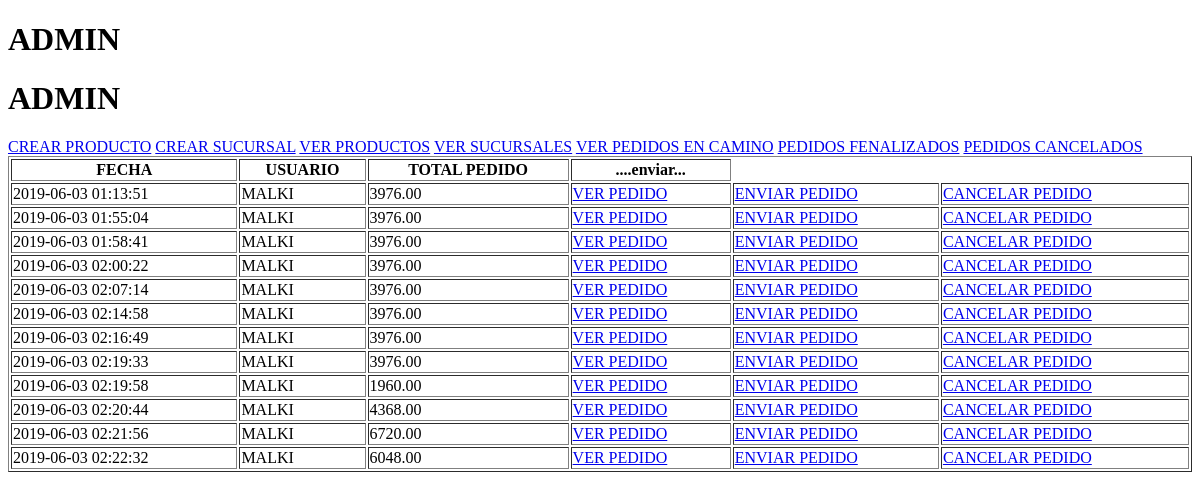
Before: /admin/vista/index.php with the older database file.
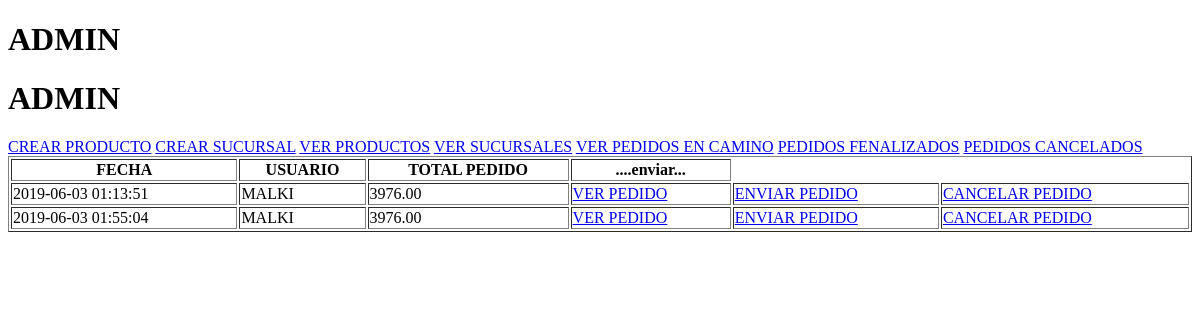
After: the same page with the newer database file.
### tables this page shows
CREATE TABLE `facturacab` (
  `fcab_id` int(11) NOT NULL,
  `cod_id` int(11) NOT NULL,
  `fcab_fecha` timestamp NOT NULL DEFAULT CURRENT_TIMESTAMP,
  `fcab_subtotal` double(11,2) NOT NULL,
  `fcab_iva` double(11,2) NOT NULL,
  `fcab_total` double(11,2) NOT NULL,
  `suc_id` int(11) NOT NULL,
  `fac_estado` varchar(500) NOT NULL
);

CREATE TABLE `usuarios` (
  `usu_id` int(11) NOT NULL,
  `usu_nombre` varchar(500) NOT NULL,
  `usu_apellido` varchar(500) NOT NULL,
  `usu_mail` varchar(100) NOT NULL,
  `usu_constrasena` varchar(100) NOT NULL,
  `usu_direccion` varchar(2500) NOT NULL,
  `usu_rol` varchar(7) NOT NULL,
  `usu_foto` varchar(200) NOT NULL
);

### admin/vista/index.php (the view, shortened to what this page needs)
<!DOCTYPE html>
<html>
<head>
</head>
<body>
	<h1>ADMIN</h1>
	<h1>ADMIN</h1>
	<a href="crear_producto.html">CREAR PRODUCTO</a>
	<a href="crear_sucursal.html">CREAR SUCURSAL</a>
	<a href="listar_productos.php">VER PRODUCTOS</a>
	<a href="listar_sucursal.php">VER SUCURSALES</a>
	<a href="listar_facturas.php">VER PEDIDOS EN CAMINO</a>
	<a href="listar_pedidos.php">PEDIDOS FENALIZADOS</a>
	<a href="listar_cancelados.php">PEDIDOS CANCELADOS</a>
</body>
<table style="width:100%" border>
	<tr>
		<th>FECHA</th>
		<th>USUARIO</th>
		<th>TOTAL PEDIDO</th>
		<th>....enviar...</th>
	</tr>
	<?php
	include '../../config/conexionDB.php';
	$sql = "SELECT * FROM facturacab where fac_estado='CONFIRMADO';";
	$result = $conn->query($sql);
	if ($result->num_rows > 0) {
		while ($row = $result->fetch_assoc()) {
			echo "<tr>";
			echo "   <td>" . $row["fcab_fecha"] . "</td>";
			$codigo = $row["cod_id"];
			$codigo2 = $row["fcab_id"];
			$sql2    = "SELECT * FROM usuarios WHERE usu_id = '$codigo';";
			$result2 = $conn->query($sql2);
			$rl      = mysqli_fetch_assoc($result2);
			$rlt = $rl["usu_nombre"];
			$crt = $rl["usu_mail"];
			echo "   <td>" . $rlt . "</td>";
			echo "   <td>" . $row['fcab_total'] . "</td>";
			echo "   <td><a href='ver_factura.php?codigo=$codigo2&usuario=$codigo&mail=$crt'>VER PEDIDO</a></td>";
			echo "   <td><a href='../../controladores/controlador_modificarfactura.php?codigo=$codigo2' >ENVIAR PEDIDO</a></td>";
			echo "   <td><a href='../../controladores/cancelar_pedido.php?codigo=$codigo2' >CANCELAR PEDIDO</a></td>";
			echo "</tr>";
		}
	} else {
		echo "<tr>";
		echo " <td colspan='6'> No existe Usuarios </td>";
		echo "</tr>";
	}
	?>
</table>
</html>

Changed rows visible on the page:
no longer on this page (row edited): facturacab: fcab_fecha "2019-06-03 01:58:41", usuarios.usu_nombre "MALKI", fcab_total "3976.00"
no longer on this page (row edited): facturacab: fcab_fecha "2019-06-03 02:00:22", usuarios.usu_nombre "MALKI", fcab_total "3976.00"
no longer on this page (row edited): facturacab: fcab_fecha "2019-06-03 02:07:14", usuarios.usu_nombre "MALKI", fcab_total "3976.00"
no longer on this page (row edited): facturacab: fcab_fecha "2019-06-03 02:14:58", usuarios.usu_nombre "MALKI", fcab_total "3976.00"
no longer on this page (row edited): facturacab: fcab_fecha "2019-06-03 02:16:49", usuarios.usu_nombre "MALKI", fcab_total "3976.00"
no longer on this page (row edited): facturacab: fcab_fecha "2019-06-03 02:19:33", usuarios.usu_nombre "MALKI", fcab_total "3976.00"
no longer on this page (row edited): facturacab: fcab_fecha "2019-06-03 02:19:58", usuarios.usu_nombre "MALKI", fcab_total "1960.00"
no longer on this page (row edited): facturacab: fcab_fecha "2019-06-03 02:20:44", usuarios.usu_nombre "MALKI", fcab_total "4368.00"
no longer on this page (row edited): facturacab: fcab_fecha "2019-06-03 02:21:56", usuarios.usu_nombre "MALKI", fcab_total "6720.00"
no longer on this page (row edited): facturacab: fcab_fecha "2019-06-03 02:22:32", usuarios.usu_nombre "MALKI", fcab_total "6048.00"
